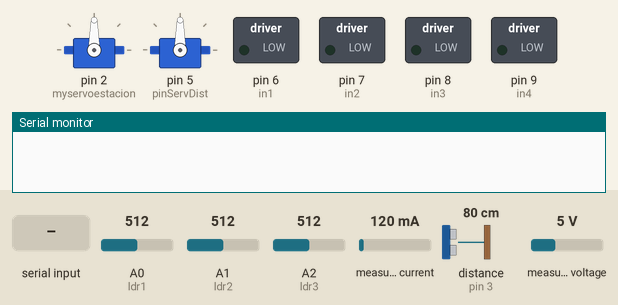
Simulated run of this sketch. Board: Arduino Uno, built with avr-gcc and run on an emulated ATmega328P. On the bench: 2 × servo, switched loads named in the sketch (green lamp = pin HIGH), the last lines printed to the serial monitor. Dashed ring = blinking. The inputs (shaded band) are chosen by the test bench; at power-on: distance to the obstacle (sensor on pin 3) 80 cm, A0 (ldr1) = 512, A1 (ldr2) = 512, A2 (ldr3) = 512, measured current 120 mA, measured voltage 5 V. The echo pulse lasts 58.3 µs per cm; pins used as bus, display or sensor lines are not drawn.

Above: at 1.2 s.
1.3 s: "7\n" received over Serial
At 2.2 s:
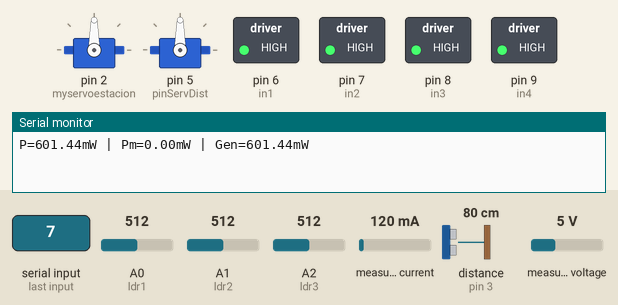
5.9 s: distance to the obstacle (sensor on pin 3) set to 2 cm
At 8.3 s:
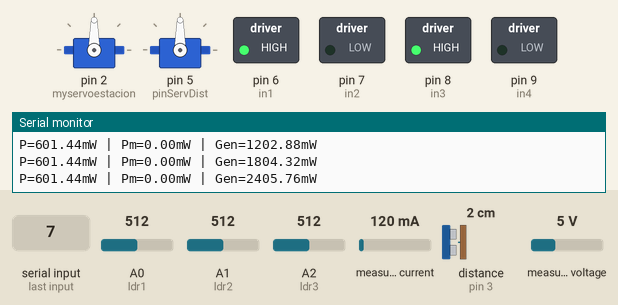
8.5 s: distance to the obstacle (sensor on pin 3) set to 10 cm
10.0 s: distance to the obstacle (sensor on pin 3) set to 13 cm
At 13.3 s:
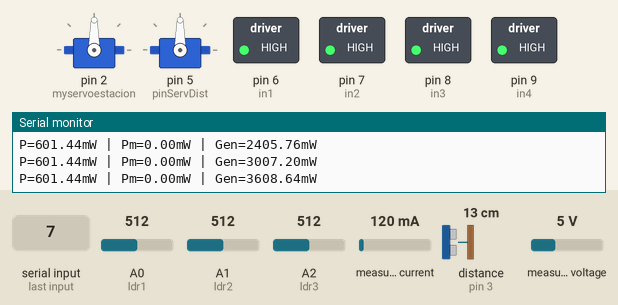
14.6 s: byte 54 ('6') received over Serial
17.2 s: byte 49 ('1') received over Serial
At 17.9 s:
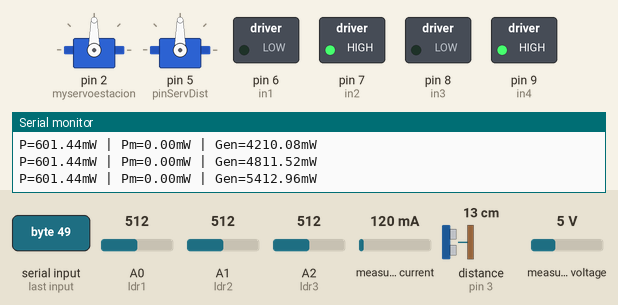
Timing chart, 0 to 19.7 s (numbered marks = the images above; inputs shaded):
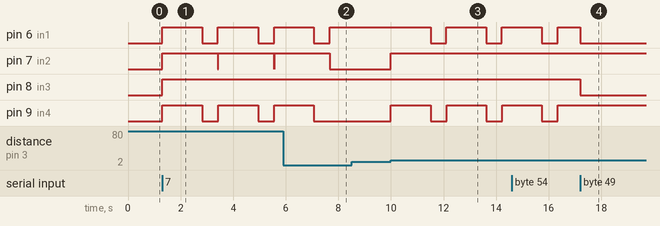

Measured:
- the behaviour switches between 11 and 12 cm on distance to the obstacle (sensor on pin 3) (found by bisection; images 2 and 3)
- after the input at 1.3 s, pin 6 (in1): alternates HIGH for 1.5 s and LOW for 0.60 s, starting at once; pin 7 (in2): alternates HIGH for 2.1 s and LOW for 0.01 s, starting at once; pin 8 (in3): LOW → HIGH at once; pin 9 (in4): alternates HIGH for 1.5 s and LOW for 0.61 s, starting at once
- after the input at 5.9 s, pin 7 (in2): goes on until 7.7 s, then stays LOW; pin 9 (in4): goes on until 7.1 s, then stays LOW
- after the input at 10.0 s, pin 6 (in1): alternates HIGH for 1.5 s and LOW for 0.60 s, starting after 1.5 s; pin 7 (in2): LOW → HIGH at once; pin 9 (in4): alternates HIGH for 1.5 s and LOW for 0.61 s, starting at once
- after the input at 17.2 s, pin 6 (in1), pin 8 (in3): HIGH → LOW at once

The sketch:

abeilArduinolast.ino
```cpp
#include<Servo.h>
#include <Adafruit_INA219.h>
#include <Wire.h>

// crea el objeto servo
Servo myservoestacion;
Servo servDist;

Adafruit_INA219 ina219;

int pos = 0;    // posicion del servo


// Conexiones del driver L293D para un motor DC
int in1 = 6;
int in2 = 7;
int in3 = 8;
int in4 = 9;

int ldr1=A0;
int ldr2=A1;
int ldr3=A2;

const int pinServDist = 5;
const int Trigger = 4;
const int Echo = 3;

int valldr1;
int valldr2;
int valldr3;

char data;

unsigned long prevTimeServo = millis();
unsigned long prevTimeData = millis();
unsigned long prevTimeMov = millis();
unsigned long prevTimeStop = millis();

long timeServo = 400;
long timeSendData = 1200;
int timeMov = 200;
int timeStop = 200;

bool manual = true;
bool carga = false;
bool libre = false;

bool moviendo = false;

short subiendo = 0;
short girando = 0;

float totalPower = 0;
float meanPower = 0;
float iterPower = 0;

int ciclos = 0;
int dataCicle = 0;

double recorrido[50][2]; // Distancia - Dirección
int pasoRecorrido = 0;


double mayorDistancia[2]; // Distancia - Dirección
double puntoDeCarga[2] = {0, 0};

void setup() {
  //puerto serie
  Serial.begin(9600);
  //ina219.begin(); // CUIDADO
  // Colocando los pines en modo salida
  pinMode(in1, OUTPUT);
  pinMode(in2, OUTPUT);
  pinMode(in3, OUTPUT);
  pinMode(in4, OUTPUT);

  pinMode(ldr1, INPUT);
  pinMode(ldr2, INPUT);
  pinMode(ldr3, INPUT);

  pinMode(Trigger, OUTPUT);
  pinMode(Echo, INPUT);

  myservoestacion.attach(2);
  servDist.attach(pinServDist);

  uint32_t currentFrequency;
  if (! ina219.begin()) {
      Serial.println("Failed to find INA219 chip");
      while (1) { delay(10); }
    }


}

void loop() {

  valldr1=analogRead(ldr1);
  valldr2=analogRead(ldr2);
  valldr3=analogRead(ldr3);

  unsigned long nowTimeServo = millis();
  unsigned long nowTimeData = millis();

  float shuntvoltage = 0;
  float busvoltage = 0;
  float current_mA = 0;
  float loadvoltage = 0;
  float power_mW  = 0;

  bool parar = false;
  /*
  Serial.print("P="); Serial.print(power_mW) ; Serial.println("mW | ");
  Serial.print("Pm="); Serial.print(current_mA); Serial.println("mW | ");
  Serial.print("Gen="); Serial.print(shuntvoltage); Serial.print("mW");*/


  if (nowTimeData - prevTimeData > timeSendData)
  {
    shuntvoltage = ina219.getShuntVoltage_mV();
    busvoltage = ina219.getBusVoltage_V();
    current_mA = ina219.getCurrent_mA();

    if (current_mA < 0)
    {
      current_mA = 0;
    }

    loadvoltage = busvoltage + (shuntvoltage / 1000);

    if (loadvoltage < 0)
    {
      loadvoltage = 0;
    }

    power_mW  = loadvoltage * current_mA; //ina219.getPower_mW( );
    iterPower += power_mW;
    totalPower += power_mW;
    dataCicle += 1;

    if (dataCicle == 10)
    {
      meanPower = iterPower / 10;
      iterPower = 0;
      dataCicle = 0;
    }
    String sendD = "P=" + String(power_mW)  + "mW | Pm=" + String(meanPower) + "mW | Gen=" + totalPower + "mW";
    Serial.println(sendD);


    prevTimeData = nowTimeData;
  }

  while (Serial.available())
  {
    data = Serial.read();


    if (data == '6')
    {
      manual = true;
      carga = false;
      libre = false;

      girando = 0;
      subiendo = 0;
      dcparo();


    } else if (data == '7')
    {
      libre = true;
      manual = false;
      carga = false;

      dcparo();
    } else if (data == 'a')
    {
      carga = true;
      libre = false;
      manual = false;

      ciclos = 0;
      dcparo();
    }


  }

  if (manual)
  {
    if (data == '8')
    {
      dcparo();
      girando = 0;
      parar = false;
    }

    else if (data == '0')
    {
      alante();

    }
    else if (data == '1')
    {
      atras();
    }
    else if (data == '2' || girando == 2 && data != '3')
    {
      derecha();
      girando = 2;
    }
    else if (data == '3' || girando == 3)
    {
      izquierda();
      girando = 3;
    }

    if (data == '9')
    {
      subiendo = 0;
    }
    else if (data == '4' || subiendo == 4 && data != '5')
    {

      if (pos + 20 <= 180 && nowTimeServo - prevTimeServo > timeServo)
      {
        pos += 20;
        myservoestacion.write(pos);
        subiendo = 4;
        prevTimeServo = nowTimeServo;
      }

    }
    else if (data == '5' || subiendo == 5)
    {

      if (pos - 20 >= 0 && nowTimeServo - prevTimeServo > timeServo)
      {
        pos -= 20;
        myservoestacion.write(pos);
        subiendo = 5;
        prevTimeServo = nowTimeServo;

      }

    }
  }

  else if (carga)
  {
    for (int i = -25; i != 50; i++)
    {

      if (valldr1+i == valldr2)
      {
          parar = true;
          break;
      }


    }

    if ((valldr1-valldr2)>30 && !parar){
      izquierda();
      delay(200);
      dcparo();
      delay (200);

      ciclos=ciclos+1;
    }

    else if ((valldr1-valldr2) < 50 && !parar)
    {
      derecha();
      delay(200);
      dcparo();
      delay (200);
      ciclos=ciclos+1;
    }

    if (ciclos == 10)
    {
      servito();
      ciclos = 0;
    }
  }
  else if (libre)
  {
    obtenerPuntoDeCarga(power_mW, pasoRecorrido);
    if (!moviendo)
    {
      compararDistancias(servDist);
      movimiento(mayorDistancia[1]);

      recorrido[pasoRecorrido][1] = mayorDistancia[1];
      recorrido[pasoRecorrido][0] = mayorDistancia[0];

      moviendo = true;
      pasoRecorrido += 1;
    }

    else
    {
      if (obtenerDistancia() > 10)
      {
        dcparo();
        moviendo = false;
      }
    }

  }
}


void servito()
{
  int maxPos = 0;
  int maxVal = 0;

  for (int i = 0; i < 180; i += 20)
  {
    int valor = analogRead(ldr3);
    if (valor >= maxVal)
    {
      maxVal = valor;
      maxPos = i;
    }
    myservoestacion.write(i);

    delay(400);
  }
  myservoestacion.write(maxPos);

}


int obtenerDistancia()
{
  long tiempo; //timepo que demora en llegar el eco
  long distancia; //distancia en centimetros

  digitalWrite(Trigger, LOW);
  delayMicroseconds(4);
  digitalWrite(Trigger, HIGH);
  delayMicroseconds(10);          //Enviamos un pulso de 10us
  digitalWrite(Trigger, LOW);

  tiempo = pulseIn(Echo, HIGH); //obtenemos el ancho del pulso
  distancia = tiempo / 59;           //0.034 * time / 2>

  return distancia;
}


void compararDistancias(Servo servo)
{

  mayorDistancia[0] = 0;
  for (int pos = 0; pos <= 180; pos += 90)
  {

    servo.write(pos);
    delay(500);
    long distancia = obtenerDistancia();
    if (mayorDistancia[0] < distancia)
    {
        mayorDistancia[0] = obtenerDistancia();
        mayorDistancia[1] = pos/90; //-----------Posible ERROR de tipado (float)
      }
    }

}


void obtenerPuntoDeCarga(float potencia, int pos)
{

  if (potencia > puntoDeCarga[0])
  {
    puntoDeCarga[0] = potencia;
    puntoDeCarga[1] = pos;
  }

}


void goBack(int paso)
{
  for (int i = paso-1; paso != 0; i--)
  {
    //Ya se pensará

  }
}

//Revisar
void movimiento(int direc)
{
  if (direc == 1)
  {
    alante();
  }
  else if (direc == 2)
  {
    derecha();
    delay(600);
    dcparo();

    alante();
  }
  else if (direc == 0)
  {
    izquierda();
    delay(600);
    dcparo();

    alante();
  }
}


void alante()
{
  digitalWrite(in1, HIGH);
  digitalWrite(in2, LOW);
  digitalWrite(in3, HIGH);
  digitalWrite(in4, LOW);
}
void atras()
{
  digitalWrite(in1, LOW);
  digitalWrite(in2, HIGH);
  digitalWrite(in3, LOW);
  digitalWrite(in4, HIGH);
}

void izquierda()
{
   digitalWrite(in1, LOW);
   digitalWrite(in2, HIGH);
   digitalWrite(in3, HIGH);
   digitalWrite(in4, LOW);
}

void derecha()
{
   digitalWrite(in1, HIGH);
   digitalWrite(in2, LOW);
   digitalWrite(in3, LOW);
   digitalWrite(in4, HIGH);
}


void dcparo(){

   digitalWrite(in1, HIGH);
   digitalWrite(in2, HIGH);
   digitalWrite(in3, HIGH);
   digitalWrite(in4, HIGH);
}
```
